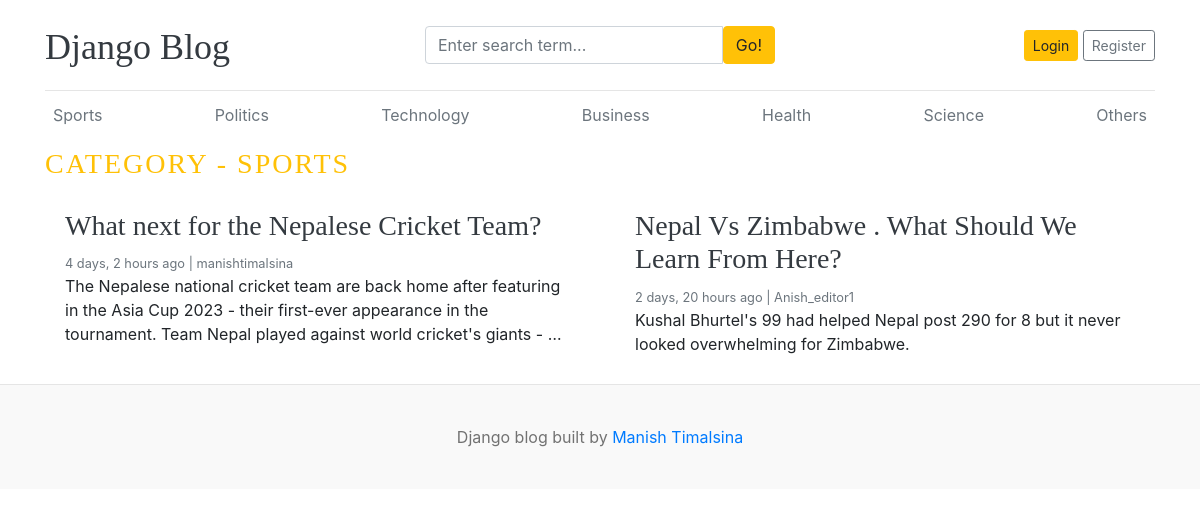
Page /category/1/ on the committed database.
### blogs/models.py (models this page shows, shortened)
class Category(models.Model):
  category_name = models.CharField(max_length=50, unique=True)
  created_at = models.DateTimeField(auto_now_add=True)
  updated_at = models.DateTimeField(auto_now=True)
  class Meta:
    verbose_name_plural = 'categories'
  def __str__(self):
    return self.category_name

class Blog(models.Model):
  title = models.CharField(max_length=100)
  slug = models.SlugField(max_length=150, unique=True, blank=True)
  category = models.ForeignKey(Category, on_delete=models.CASCADE)
  author = models.ForeignKey(User, on_delete=models.CASCADE)
  featured_image = models.ImageField(upload_to='uploads/%Y/%m/%d')
  short_description = models.TextField(max_length=500)
  blog_body = models.TextField(max_length=2500)
  status = models.CharField(max_length=20, choices=STATUS_CHOICES,default="Draft")
  is_featured = models.BooleanField(default=False)
  created_at = models.DateTimeField(auto_now_add=True)
  updated_at = models.DateTimeField(auto_now=True)

### blogs/views.py (the view)
# urls.py: path('<int:category_id>/', views.posts_by_category, name='posts_by_category')
def posts_by_category(request, category_id):
  posts = Blog.objects.filter(status='Published', category=category_id)
  try:
    category = Category.objects.get(pk=category_id)
  except:
    return redirect('home')
  context = {
    'posts' : posts,
    'category': category,
  }
  return render(request, 'posts_by_category.html',context)

### blogs/context_processors.py (called while the page is built)
def get_categories(request):
  categories = Category.objects.all()
  return dict(categories=categories)

def get_social_links(request):
  social_links = SocialLink.objects.all()
  return dict(social_links=social_links)

### templates/posts_by_category.html
{% extends 'base.html' %}
{% block content %}
      <h3 class="text-uppercase text-warning" style="letter-spacing: 2px">
        Category - {{ category }}
      </h3>
      <div class="row mb-2">
        {% if posts %} {% for post in posts %}
        <div class="col-md-6">
          <div class="card border-0">
            <div class="card-body">
              <h3><a href="{% url 'blogs' post.slug %}" class="text-dark">{{post.title }} </a>  </h3>
              <small class="mb-1 text-muted"
                >{{ post.created_at | timesince}} ago | {{ post.author }}</small
              >
              <p class="card-text">
                {{ post.short_description | truncatewords:30 }}
              </p>
            </div>
          </div>
        </div>
        {% endfor %} {% else %}
        <p>No posts found</p>
        {% endif %}
      </div>
    </div>
    {% endblock %}

### templates/base.html (shortened to what this page needs)
{% load static %}
<!DOCTYPE html>
<html lang="en">
  <head>
    <link
      href="https://getbootstrap.com/docs/4.0/dist/css/bootstrap.min.css"
      rel="stylesheet"
    />
    <link href="{% static 'css/blog.css' %}" rel="stylesheet" />
    <link rel="stylesheet" href="https://cdnjs.cloudflare.com/ajax/libs/font-awesome/4.7.0/css/font-awesome.min.css">
  </head>
  <body>
    <div class="container">
      <header class="blog-header py-3">
        <div class="row flex-nowrap justify-content-between align-items-center">
          <div class="col-4 pt-1">
            <a class="blog-header-logo text-dark" href="/">Django Blog</a>
          </div>
          <div class="col-4">
            <form action="{% url 'search' %}" method="GET">
              <div class="input-group">
                <input
                  class="form-control"
                  type="text" name="keyword" value="{{ keyword }}"
                  placeholder="Enter search term..."
                  aria-label="Enter search term..."
                  aria-describedby="button-search"
                />
                <button type="submit" class="btn btn-warning" id="button-search" type="button">
                  Go!
                </button>
              </div>
            </form>
          </div>
          <div class="col-4 d-flex justify-content-end align-items-center">
            {% if not user.is_authenticated %}
            <a class="btn btn-sm btn-warning" href="{% url 'login' %}">Login</a> &nbsp;
            <a class="btn btn-sm btn-outline-secondary" href="{% url 'register' %}">Register</a>
            {% else %}
            <span><a href="{% url 'dashboard' %}">Dashboard</a></span>
            &emsp;
            <span><a href="{% url 'logout' %}">Logout</a></span>
            {% endif %}
          </div>
        </div>
      </header>
      <div class="nav-scroller py-1 mb-2">
        <nav class="nav d-flex justify-content-between">
          {% for cat in categories %}
          <a class="p-2 text-muted" href="{% url 'posts_by_category' cat.id %}">{{ cat.category_name }}</a>
          {% endfor %}
        </nav>
      </div>
{% block content %}
{% endblock %}
<footer class="blog-footer">
  <p>Django blog built by <a href="#">Manish Timalsina</a></p>
</footer>
</body>
</html>

### static/css/blog.css (style rules this page uses)
.blog-header { border-bottom: 1px solid #e5e5e5; }
.blog-header-logo { font-family: "Playfair Display", Georgia, "Times New Roman", serif; font-size: 2.25rem; }
h1, h2, h3, h4, h5, h6 { font-family: "Playfair Display", Georgia, "Times New Roman", serif; }
.blog-footer { padding: 2.5rem 0; color: #727272; text-align: center; background-color: #f9f9f9; border-top: .05rem solid #e5e5e5; }
.blog-footer p:last-child { margin-bottom: 0; }

### rows in the picture
Category: category_name "Sports", category_name "SPORTS"
Category: category_name "Politics"
Category: category_name "Technology"
Category: category_name "Business"
Category: category_name "Health"
Category: category_name "Science"
Category: category_name "Others"
Blog: title "What next for the Nepalese Cricket Team?", created_at "4 days, 2 hours", author "manishtimalsina", short_description "The Nepalese national cricket team are back home after featuring in the Asia Cup 2023 - their first-ever appearance in the tournament. Team Nepal played against world cricket's giants - …"
Blog: title "Nepal Vs Zimbabwe . What Should We Learn From Here?", created_at "2 days, 20 hours", author "Anish_editor1", short_description "Kushal Bhurtel's 99 had helped Nepal post 290 for 8 but it never looked overwhelming for Zimbabwe."
